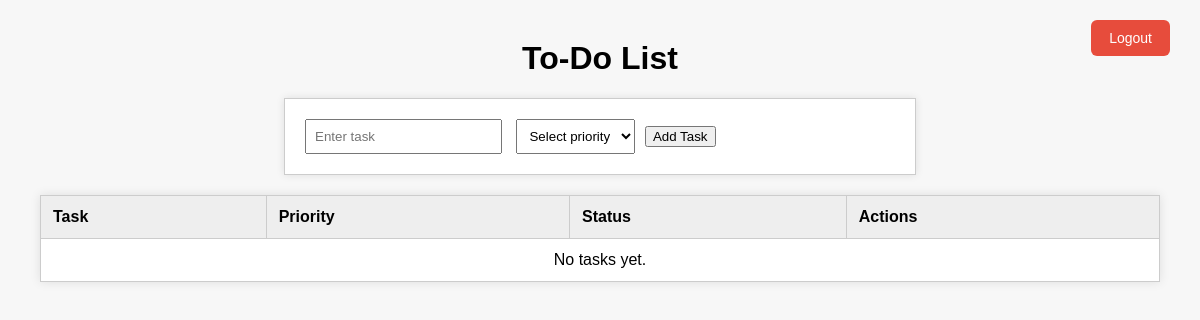
Page /todo/ (signed in) on the earlier database version.
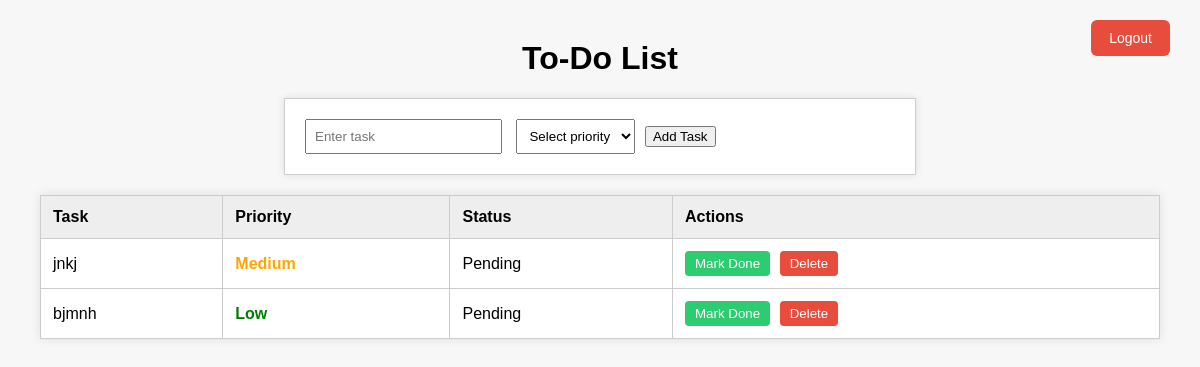
Same page on the later database version.
### app/models.py (models this page shows, shortened)
class Todo(models.Model):
    PRIORITY_CHOICES = [
        ('High', 'High'),
        ('Medium', 'Medium'),
        ('Low', 'Low'),
    ]
    user = models.ForeignKey(User, on_delete=models.CASCADE)
    task = models.CharField(max_length=200)
    priority = models.CharField(max_length=10, choices=PRIORITY_CHOICES)
    status = models.CharField(max_length=20, default="Pending")

### app/views.py (the view)
# urls.py: path('todo/', todo_view, name='todo'),
@login_required(login_url='login')
def todo_view(request):
    if request.method == 'POST':
        task = request.POST.get("task")
        priority = request.POST.get("priority")
        if task and priority:
            Todo.objects.create(user=request.user, task=task, priority=priority, status="Pending")
            return redirect('todo')
    todos = Todo.objects.filter(user=request.user)
    return render(request, 'todoapp.html', {'todos': todos})

### app/templates/todoapp.html (shortened to what this page needs)
{% load static %}
<!DOCTYPE html>
<html lang="en">
<head>
</head>
<body>
  <h1>To-Do List</h1>
  <div class="logout-container">
    <form action="{% url 'logout' %}" method="post">
      <button type="submit">Logout</button>
    </form>
  </div>
  <form id="task-form" method="POST" action="{% url 'todo' %}">
    <input type="text" name="task" placeholder="Enter task" required>
    <select name="priority" required>
      <option value="">Select priority</option>
    </select>
    <button type="submit">Add Task</button>
  </form>
  <table id="tasks">
    <thead>
      <tr>
        <th>Task</th>
        <th>Priority</th>
        <th>Status</th>
        <th>Actions</th>
      </tr>
    </thead>
    <tbody>
      {% for todo in todos %}
        <tr>
          <td>{{ todo.task }}</td>
          <td class="priority-{{ todo.priority|lower }}">{{ todo.priority }}</td>
          <td style="color: {% if todo.status == 'Completed' %}green{% else %}black{% endif %};">
            {{ todo.status }}
          </td>
          <td>
            {% if todo.status != 'Completed' %}
            <form method="post" action="{% url 'mark_done' todo.id %}" style="display:inline;">
              <button type="submit" class="btn btn-done">Mark Done</button>
            </form>
            {% endif %}
            <form method="post" action="{% url 'delete_task' todo.id %}" style="display:inline;">
              <button type="submit" class="btn btn-delete">Delete</button>
            </form>
          </td>
        </tr>
      {% empty %}
        <tr><td colspan="4" style="text-align:center;">No tasks yet.</td></tr>
      {% endfor %}
    </tbody>
  </table>
</body>
</html>

### app/templates/todoapp.html (style rules this page uses)
body { font-family: Arial, sans-serif; margin: 40px; background-color: #f7f7f7; }
h1 { text-align: center; }
table { width: 100%; border-collapse: collapse; background-color: white; box-shadow: 0 0 10px rgba(0,0,0,0.1); }
th, td { border: 1px solid #ccc; padding: 12px; text-align: left; }
th { background-color: #eee; }
.priority-medium { color: orange; font-weight: bold; }
.priority-low { color: green; font-weight: bold; }
input, select { padding: 8px; margin: 5px; }
#task-form { background-color: white; padding: 15px; border: 1px solid #ccc; max-width: 600px; margin: 20px auto; box-shadow: 0 0 8px rgba(0,0,0,0.1); }
.logout-container { position: fixed; top: 20px; right: 30px; z-index: 1000; }
.logout-container button { background-color: #e74c3c; color: #fff; border: none; padding: 10px 18px; border-radius: 6px; font-size: 14px; cursor: pointer; transition: background-color 0.3s ease; }
.btn { padding: 5px 10px; margin-right: 5px; border: none; border-radius: 4px; cursor: pointer; }
.btn-delete { background-color: #e74c3c; color: white; }
.btn-done { background-color: #2ecc71; color: white; }

Differences in the rows shown:
added Todo: task "jnkj", priority "Medium", status "Pending", shows "Mark Done"
added Todo: task "bjmnh", priority "Low", status "Pending", shows "Mark Done"
Other differences:
text no longer shown: "No tasks yet."
